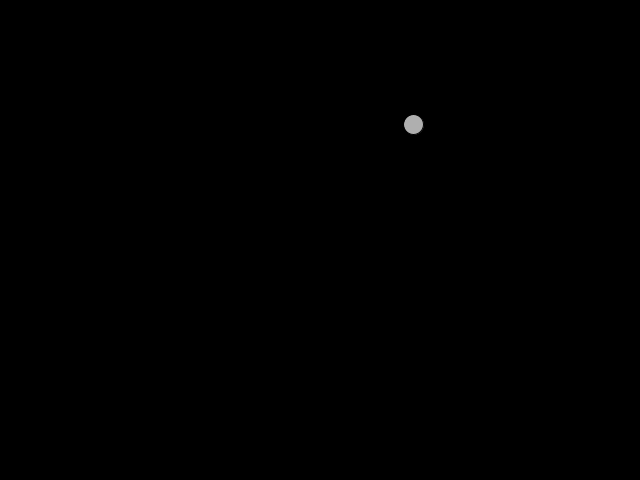
Frame 1 (no input)
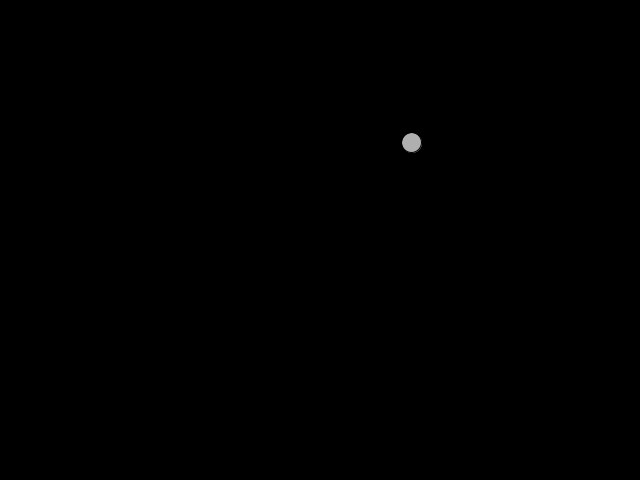
Frame 60 (the mouse pressed at the canvas centre just before this capture)
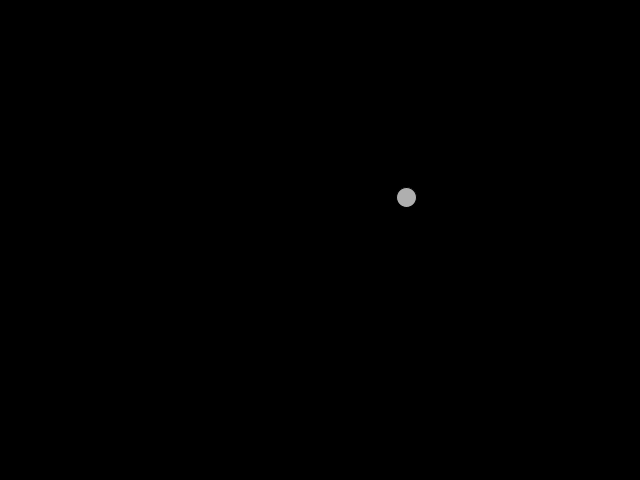
Frame 120 (the mouse held since frame 60 and released just before this capture)

The Processing sketch that drew these frames (run headless with seeded random() and noise(); from frame 60 on, the mouse is pressed at the canvas centre):

// Processing sketch: bouncing_ball
// ── bouncing_ball.pde

Mover m; 
void setup(){ 
  size(640,480); 
  background(255); 
  m = new Mover(); 
  
   
} 


void draw(){ 
  background(0);
  m.update(); 
  m.checkEdges(); 
  m.display(); 

  
  
  }

// ── Mover.pde
class Mover{ 
PVector location; 
PVector velocity;
PVector acceleration; 
float topSpeed; 

Mover(){ 
 location = new PVector(random(width), random(height)); // random init location 
 velocity = new PVector(0,0); 
 acceleration = new PVector(-0.001, 0.01); //small values, which are applied once every frame. ~ 30-60 times per second.
 topSpeed = 10; 
  
}


void update(){ 
  velocity.add(acceleration);
  velocity.limit(topSpeed); 
  location.add(velocity); 
} 


void display(){ 
 stroke(0); 
 fill(175); 
 ellipse(location.x, location.y, 20,20); 
  
}

void checkEdges(){ 
  // Check if the ball is going to move off the edge of the screen. 
  // Wrap around the screen instead of moving out of the frame. 
  
  
  // ball moves off the right side of the screen.
  if (location.x > width){
   location.x = 0; 
  }
 
 // ball moves off the left side of the screen. 
  else if (location.x < 0){  
   location.x = width;  
  }
  
  // ball moves off the top of the screen. 
  if(location.y > height){ 
   location.y = 0;  
  }
  
  // ball moves off the bottom of the screen
  else if (location.y < 0){ 
   location.y = height;  
  }
  
  
}
 
  
  
}
